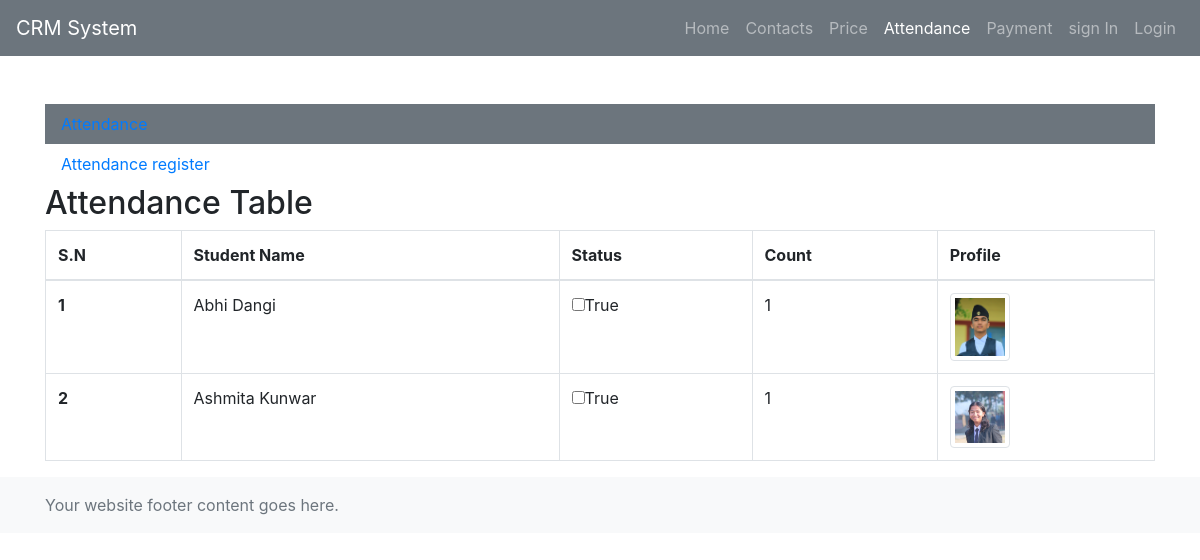
The page /attendance/ on the database its author committed.
### cms_app/models.py (models this page shows, shortened)
class Attendance(models.Model):
    user = models.ForeignKey(AddMember, on_delete=models.CASCADE)
    images = models.ImageField(upload_to="Attendance/%Y/%m/%d", blank=False)
    date = models.DateField()
    is_present = models.BooleanField(default=False)
    attendance_count = models.IntegerField(default=0)

class AddMember(models.Model):
    STATUS_CHOICES = [
        ("basic", "Basic"),
        ("gold", "Gold"),
    ]
    STATUS_PAYMENT = [
        ("online", "Online"),
        ("case", "Case"),
    ]
    first_name = models.CharField(max_length=100)
    last_name = models.CharField(max_length=100)
    images = models.ImageField(upload_to="Addmember/%Y/%m/%d", blank=False)
    street_address = models.CharField(max_length=255, blank=True, null=True)
    street_address2 = models.CharField(max_length=255, blank=True, null=True)
    city = models.CharField(max_length=100, blank=True, null=True)
    state_province = models.CharField(max_length=100, blank=True, null=True)
    zip_code = models.CharField(max_length=20)
    country = models.CharField(max_length=100)
    email = models.EmailField()
    membership_types = models.CharField(
        max_length=20, choices=STATUS_CHOICES, default="basic"
    )
    billing_address = models.CharField(max_length=20, choices=STATUS_PAYMENT)
    date_of_signature = models.DateTimeField(default=timezone.now)
    contact = models.CharField(max_length=10)
    emergency_contact = models.CharField(max_length=10,blank=True, null=True)
    emergency_contact2 = models.CharField(max_length=10,blank=True, null=True)
    service_category = models.ManyToManyField(Service_Category)
    sub_category = models.ManyToManyField(Sub_Category)
    def __str__(self):
        return f"{self.first_name} {self.last_name}"

### cms_app/views.py (the view)
# urls.py: path("attendance/", AttendanceListView.as_view(), name="attendance"),
class AttendanceListView(ListView):
    model = Attendance
    template_name = "attendance_list.html"
    context_object_name = "attendance_list"
    def get_queryset(self):
        return Attendance.objects.all()

### template/attendance_list.html
{% extends "base.html" %}
{% load static %}
{% block content %}
<div class="container mt-5">
     <a class="nav-link  {% if request.resolver_match.url_name == 'attendance' %} bg-secondary active{% endif %}"
          href="{% url 'attendance' %}">Attendance</a>
     <a class="nav-link  {% if request.resolver_match.url_name == 'attendance_register' %} bg-secondary active{% endif %}"
          href="{% url 'attendance_register' %}">Attendance register</a>
     <h2>Attendance Table</h2>
     <table class="table table-bordered">
          <thead>
               <tr>
                    <th scope="col">S.N</th>
                    <th scope="col">Student Name</th>
                    <th scope="col">Status</th>
                    <th scope="col">Count</th>
                    <th scope="col">Profile</th>
               </tr>
          </thead>
          <tbody>
               {% for attendance in attendance_list %}
               <tr>
                    <th scope="row">{{forloop.counter}}</th>
                    <td>{{ attendance.user }}</td>
                    <td><input type="checkbox">{{ attendance.is_present }}</td>
                    <td>{{ attendance.attendance_count }}</td>
                    <td><img src="{{attendance.images.url}}" alt="{{ attendance.user }}" class="img-thumbnail"
                              style="max-width: 60px;"></td>
               </tr>
               {% endfor %}
          </tbody>
     </table>
</div>
{% endblock content %}

### rows shown on the page
Attendance: user "Abhi Dangi", is_present "True", attendance_count "1", images (picture)
Attendance: user "Ashmita Kunwar", is_present "True", attendance_count "1", images (picture)
